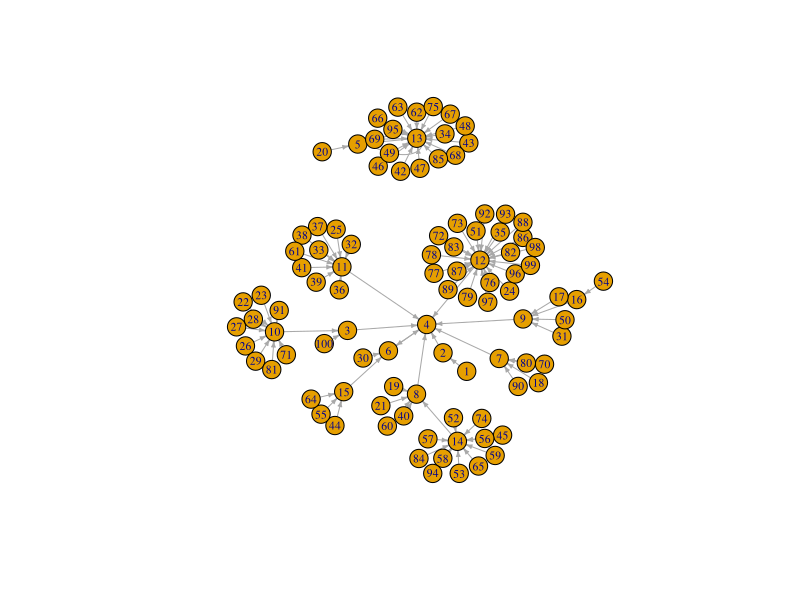

Write the R code that produced this figure.
library(igraph)

numeros <- as.character(read.csv(file="numeros.txt", header=FALSE)[, 1])

nchar(numeros[2])

numeros <- numeros[1:100]
numeros <- nchar(gsub(" ", "", numeros))

matriz <- matrix(0, ncol=length(numeros), nrow=length(numeros))

for (j in 1:nrow(matriz)) {
  matriz[j, numeros[j]] <- 1
}

grafo <- graph_from_adjacency_matrix(matriz)

plot(grafo, edge.arrow.size=0.3, vertex.size=10, vertex.label.cex=0.7, curved=FALSE)

